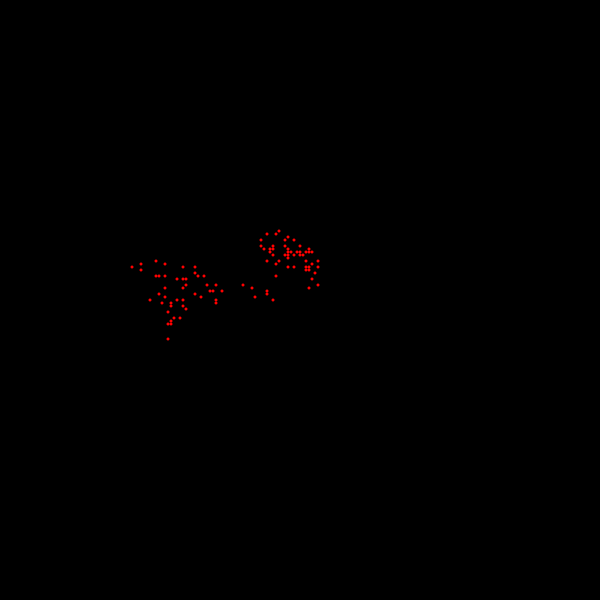
Frame 1 (no input)
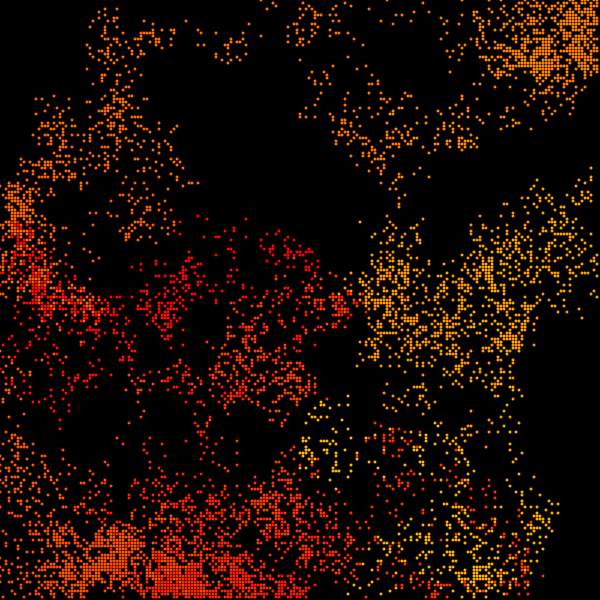
Frame 60 (the mouse pressed at the canvas centre just before this capture)
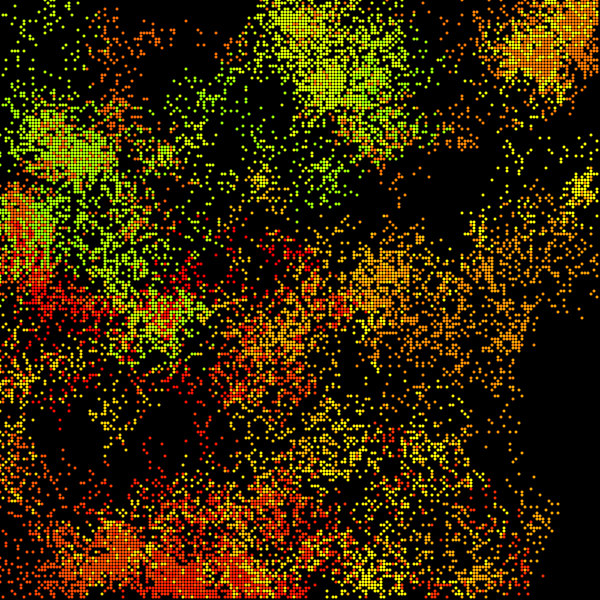
Frame 120 (the mouse held since frame 60 and released just before this capture)

The Processing sketch that drew these frames (run headless with seeded random() and noise(); from frame 60 on, the mouse is pressed at the canvas centre):

// Processing sketch: DLA
// ── DLA.pde
int black = color(0);

int x, y;
int boundsX = 200, boundsY = 200;
boolean[] data = new boolean[boundsX*boundsY];

void setup() {
  size(600, 600);
  background(black);
  x = boundsX/2;
  y = boundsY/2;
  putDot(boundsX/2, boundsY/2);
  colorMode(HSB);
  noStroke(); smooth();
}

void putDot(int x, int y) {
  data[y*boundsX+x] = true;
}

boolean hasDot(int x, int y) {
  return data[y*boundsX+x];
}

boolean inBounds(int x, int y) {
  return x >= 0 && x < boundsX && y >= 0 && y < boundsY;
}

int getColor() {
  return color((frameCount/2)%255, 255, 255);
}

int offset = 5;

void draw() {
  for(int i = 0; i < 100; i++)
    step();
  println(frameRate);
}

boolean attempt() {
  int s, t, lastS, lastT;
  lastS = s = x + randInt(-offset, offset);
  lastT = t = y + randInt(-offset, offset);
  do {
    lastS = s;
    lastT = t;
    s += randInt(-1, 1);
    t += randInt(-1, 1);
    if(!inBounds(s, t)) return false;
//    println(t+", "+s);
  }while(hasDot(s, t));
  putDot(s, t);
  fill(getColor());
  ellipse(map(s, 0, boundsX, 0, width), map(t, 0, boundsY, 0, height), width/boundsX, height/boundsY);
  x = lastS; y = lastT;
  return true;
}

// returns random int in [neg, pos]
int randInt(int neg, int pos) {
  return floor(random(neg, pos+1));
}

void step() {
  while(!attempt()) {}
}
